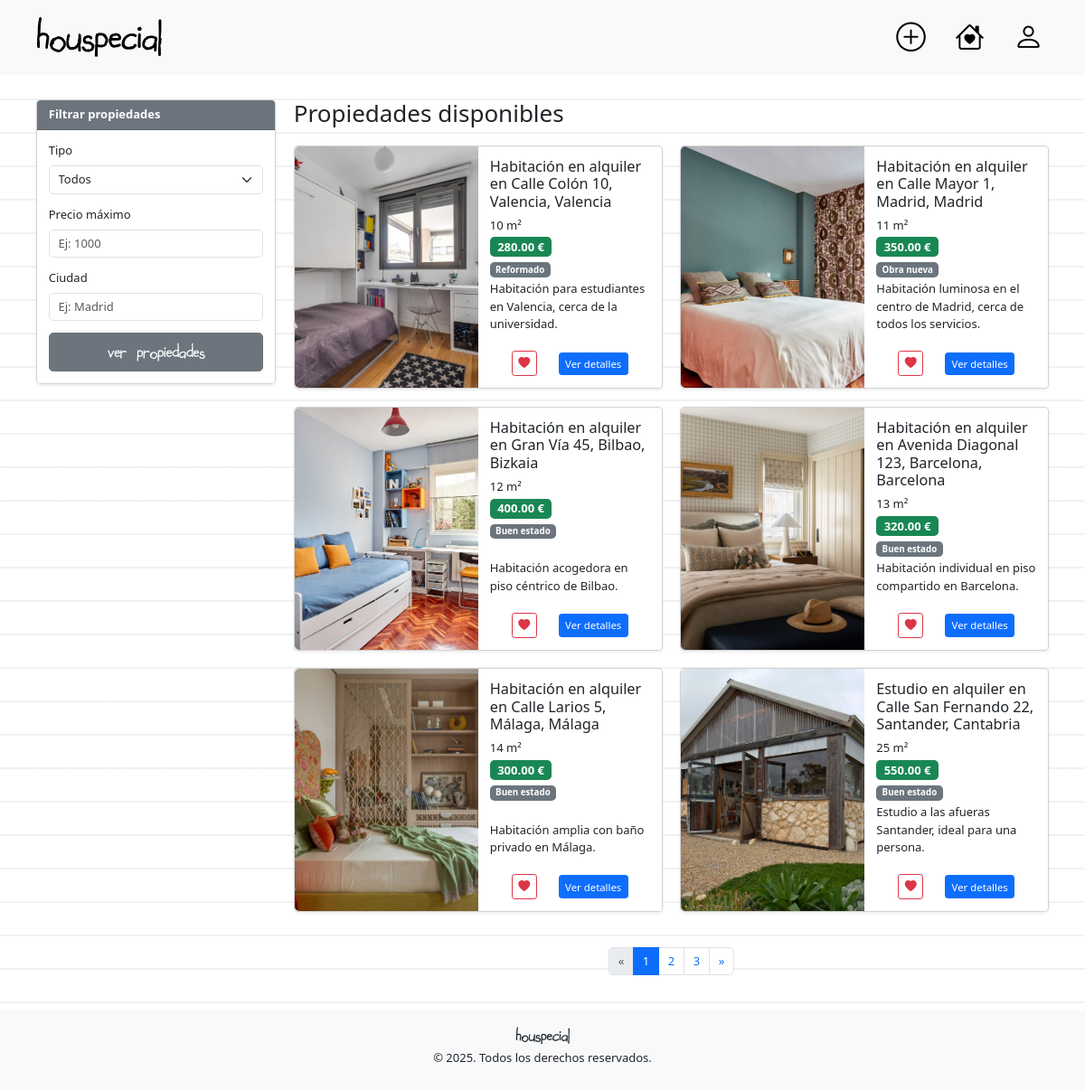
The page / on the database its author committed.
### tables this page shows
CREATE TABLE
    `property_image` (
        `id` int (11) NOT NULL AUTO_INCREMENT,
        `property_id` int (11) NOT NULL,
        `image_path` varchar(255) NOT NULL,
        `is_main` BOOLEAN DEFAULT 0,
        `uploaded_at` timestamp NOT NULL DEFAULT current_timestamp(),
        PRIMARY KEY (`id`),
        FOREIGN KEY (`property_id`) REFERENCES `property` (`id`) ON DELETE CASCADE
    );

CREATE TABLE
    `property` (
        `id` int (11) NOT NULL AUTO_INCREMENT,
        `property_type` ENUM (
            'Habitación',
            'Estudio',
            'Piso',
            'Casa'
        ) NOT NULL,
        `address_id` int (11) NOT NULL,
        `built_size` int (11) NOT NULL,
        `status` ENUM (
            'Obra nueva',
            'Reformado',
            'A reformar',
            'Buen estado'
        ) NOT NULL DEFAULT 'Buen estado',
        `immediate_availability` BOOLEAN NOT NULL DEFAULT 0,
        `user_id` int (11) NOT NULL,
        PRIMARY KEY (`id`),
        FOREIGN KEY (`address_id`) REFERENCES `address` (`id`) ON DELETE CASCADE,
        FOREIGN KEY (`user_id`) REFERENCES `user` (`id`) ON DELETE CASCADE
    );

CREATE TABLE
    `advert` (
        `id` int (11) NOT NULL AUTO_INCREMENT,
        `property_id` int (11) NOT NULL,
        `user_id` int (11) NOT NULL,
        `price` decimal(10, 2) NOT NULL,
        `action` ENUM (
            'Venta',
            'Alquiler'
        ) NOT NULL,
        `description` text NOT NULL,
        `created_at` timestamp NOT NULL DEFAULT current_timestamp(),
        PRIMARY KEY (`id`),
        FOREIGN KEY (`property_id`) REFERENCES `property` (`id`) ON DELETE CASCADE,
        FOREIGN KEY (`user_id`) REFERENCES `user` (`id`) ON DELETE CASCADE
    );

### views/home.php (the view, shortened to what the rows shown need)
<?php
$advertFacade = new AdvertFacade(new AdvertConverter(), new PropertyConverter(), new ImageConverter());
$adverts = $advertFacade->getAllAdverts();
$advertsPerPage = 6;
$page = isset($_GET['page']) ? max(1, intval($_GET['page'])) : 1;
$start = ($page - 1) * $advertsPerPage;
$advertsToShow = array_slice($adverts, $start, $advertsPerPage);
?>
<?php require_once __DIR__ . '/partials/head.php'; ?>
<main>
    <div class="container body-ody-ody">
        <div class="row">
            <div class="col-12 col-md-9 mb-4">
                <h2 class="mb-4">Propiedades disponibles</h2>
                <div class="row g-4">
                    <?php if (empty($adverts)): ?>
                        <div class="col-12">
                            <div class="alert alert-secondary text-center">
                                No se encontraron propiedades disponibles.
                            </div>
                        </div>
                    <?php else: ?>
                        <?php foreach ($advertsToShow as $advert): ?>
                            <div class="col-12 col-lg-6">
                                <div class="card h-100 shadow-sm">
                                    <div class="row g-0 h-100">
                                        <div class="col-6 d-flex align-items-stretch" style="overflow: hidden;">
                                            <?php if ($advert['advert']->main_image): ?>
                                                <img src="<?= htmlspecialchars($advert['advert']->main_image) ?>"
                                                     class="img-fluid rounded-start w-100 h-100"
                                                     alt="Imagen propiedad"
                                                     style="object-fit: cover; min-height: 200px;">
                                            <?php endif; ?>
                                        </div>
                                        <div class="col-6">
                                            <div class="card-body d-flex flex-column h-100">
                                                <h5 class="card-title">
                                                    <?= htmlspecialchars($advert['title']) ?>
                                                </h5>
                                                <p class="card-text mb-1">
                                                    <?= htmlspecialchars($advert['property']->built_size) ?> m²
                                                </p>
                                                <p class="card-text mb-1">
                                                    <span class="badge text-bg-success fs-6"><?= htmlspecialchars($advert['advert']->price) ?> €</span>
                                                </p>
                                                <p class="card-text mb-1">
                                                    <span class="badge text-bg-secondary"><?= htmlspecialchars($advert['property']->status) ?></span>
                                                </p>
                                                <p class="card-text flex-grow-1 d-flex align-items-end">
                                                    <?= htmlspecialchars($advert['advert']->description) ?>
                                                </p>
                                                <div class="mt-2 d-flex justify-content-evenly align-items-center">
                                                    <button class="btn btn-outline-danger btn-sm" title="Añadir a favoritos"><i class="bi bi-heart-fill"></i></button>
                                                    <a href="/detallePropiedad?id=<?= urlencode($advert['advert']->id) ?>" class="btn btn-primary btn-sm" title="Ver detalles">Ver detalles</a>
                                                </div>
                                            </div>
                                        </div>
                                    </div>
                                </div>
                            </div>
                        <?php endforeach; ?>
                    <?php endif; ?>
                </div>
            </div>
        </div>
    </div>
</main>
<?php require_once __DIR__ . '/partials/footer.php'; ?>

### rows shown on the page
property_image: image_path (picture)
property: built_size "10", status "Reformado"
advert: price "280.00", description "Habitación para estudiantes en Valencia, cerca de la universidad."
property_image: image_path (picture)
property: built_size "11", status "Obra nueva"
advert: price "350.00", description "Habitación luminosa en el centro de Madrid, cerca de todos los servicios."
property_image: image_path (picture)
property: built_size "12", status "Buen estado"
advert: price "400.00", description "Habitación acogedora en piso céntrico de Bilbao."
property_image: image_path (picture)
property: built_size "13", status "Buen estado"
advert: price "320.00", description "Habitación individual en piso compartido en Barcelona."
property_image: image_path (picture)
property: built_size "14", status "Buen estado"
advert: price "300.00", description "Habitación amplia con baño privado en Málaga."
property_image: image_path (picture)
property: built_size "25", status "Buen estado"
advert: price "550.00", description "Estudio a las afueras Santander, ideal para una persona."

### other values the page prints
$advert['title'] "Habitación en alquiler en Calle Colón 10, Valencia, Valencia"
$advert['title'] "Habitación en alquiler en Calle Mayor 1, Madrid, Madrid"
$advert['title'] "Habitación en alquiler en Gran Vía 45, Bilbao, Bizkaia"
$advert['title'] "Habitación en alquiler en Avenida Diagonal 123, Barcelona, Barcelona"
$advert['title'] "Habitación en alquiler en Calle Larios 5, Málaga, Málaga"
$advert['title'] "Estudio en alquiler en Calle San Fernando 22, Santander, Cantabria"
